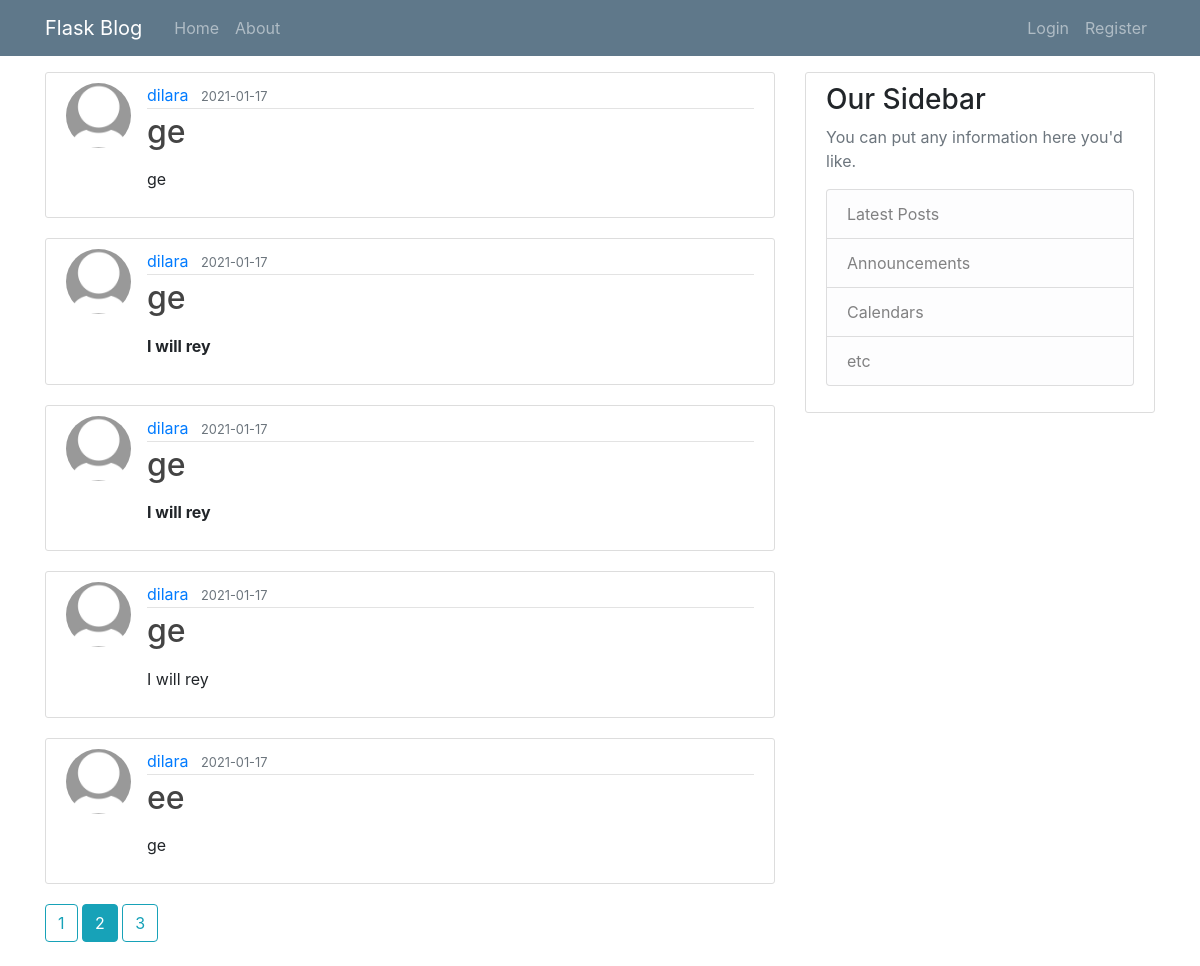
The page /home?page=2 on the database its author committed.
### Blog/models.py (models this page shows, shortened)
class Post(db.Model):
    id = db.Column(db.Integer, primary_key=True)
    title = db.Column(db.String(100), nullable=False)
    date_posted = db.Column(db.DateTime, nullable=False, default=datetime.utcnow)
    content = db.Column(db.Text, nullable=False)
    user_id = db.Column(db.Integer, db.ForeignKey('user.id'), nullable=False)
    comments = db.relationship('Comment', backref='entry', lazy=True)

class User(db.Model, UserMixin):
    id = db.Column(db.Integer, primary_key=True)
    username = db.Column(db.String(20), unique=True, nullable=False)
    email = db.Column(db.String(120), unique=True, nullable=False)
    image_file = db.Column(db.String(20), nullable=False, default='default.jpg')
    password = db.Column(db.String(60), nullable=False)
    posts = db.relationship('Post', backref='author', lazy=True)
    comments = db.relationship('Comment', backref="author",lazy=True)

### Blog/routes.py (the view)
@app.route("/")
@app.route("/home")
def home():
    page = request.args.get('page', 1, type=int)
    posts = Post.query.order_by(Post.date_posted.desc()).paginate(page=page, per_page=5)
    return render_template('home.html', posts=posts)

### Blog/templates/home.html (shortened to what this page needs)
{% extends "base.html" %}
{% block content %}
    {% for post in posts.items %}
    <article class="media content-section">
      <img class="rounded-circle article-img" src="{{url_for('static', filename='images/' + post.author.image_file) }}" alt="">
      <div class="media-body">
        <div class="article-metadata">
          <a class="mr-2" href="{{url_for('user_posts', username=post.author.username)}}">{{ post.author.username }}</a>
          <small class="text-muted">{{ post.date_posted.strftime('%Y-%m-%d') }}</small>
        </div>
        <h2><a class="article-title" href="{{url_for('post', post_id=post.id)}}">{{ post.title }}</a></h2>
        <p class="article-content">{{ post.content|safe }}</p>
      </div>
    </article>
    {% endfor %}
    {% for page_num in posts.iter_pages(left_edge=1, right_edge=1, left_current=1, right_current=2) %}
      {% if page_num %}
        {% if posts.page == page_num %}
            <a class="btn btn-info mb-4" href="{{ url_for('home', page=page_num) }}">{{ page_num }}</a>
        {% else %}
            <a class="btn btn-outline-info mb-4" href="{{ url_for('home', page=page_num) }}">{{ page_num }}</a>
        {% endif %}
      {% else %}
        ...
      {% endif %}
    {% endfor %}
{% endblock content %}

### Blog/static/main.css (style rules this page uses)
body { background: #fafafa; color: #333333; margin-top: 5rem; }
h1, h2, h3, h4, h5, h6 { color: #444444; }
.content-section { background: #ffffff; padding: 10px 20px; border: 1px solid #dddddd; border-radius: 3px; margin-bottom: 20px; }
.article-title { color: #444444; }
.article-content { white-space: pre-line; }
.article-img { height: 65px; width: 65px; margin-right: 16px; }
.article-metadata { padding-bottom: 1px; margin-bottom: 4px; border-bottom: 1px solid #e3e3e3 }

### rows shown on the page
Post: image_file (placeholder picture), author.username "dilara", date_posted "2021-01-17", title "ge", content "ge"
Post: image_file (placeholder picture), author.username "dilara", date_posted "2021-01-17", title "ge", content "I will rey"
Post: image_file (placeholder picture), author.username "dilara", date_posted "2021-01-17", title "ge", content "I will rey"
Post: image_file (placeholder picture), author.username "dilara", date_posted "2021-01-17", title "ge", content "I will rey"
Post: image_file (placeholder picture), author.username "dilara", date_posted "2021-01-17", title "ee", content "ge"

### other values the page prints
{{ page_num }} "1" "3"
{{ page_num }} "2"
